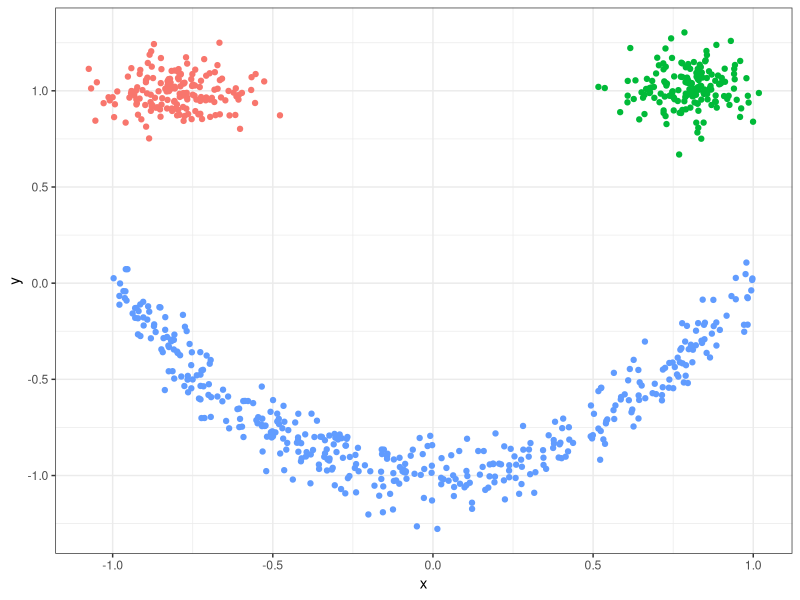

Source code (R):
## ---- chunk 1
knitr::opts_chunk$set(echo = TRUE)
library(tidyverse)
library(ggplot2)
library(ggpubr)
library(mlbench)
## ---- chunk 2
text = c("!", "goodbye", "you", "Thank" , "and")
indices = c(4, 3, 5, 2, 1)
for (idx in indices){
  print(text[idx])
}
## ---- chunk 3
d = mlbench.smiley(n=1000, sd1 = 0.1, sd2 = 0.1)
data.frame(
  x = d$x[, 1],
  y = d$x[, 2],
  class = d$classes
) %>% 
  filter(class != 3) %>% 
  ggplot(., aes(x = x, y=y, color=class)) +
  geom_point() + theme_bw() + theme(legend.position="none")
